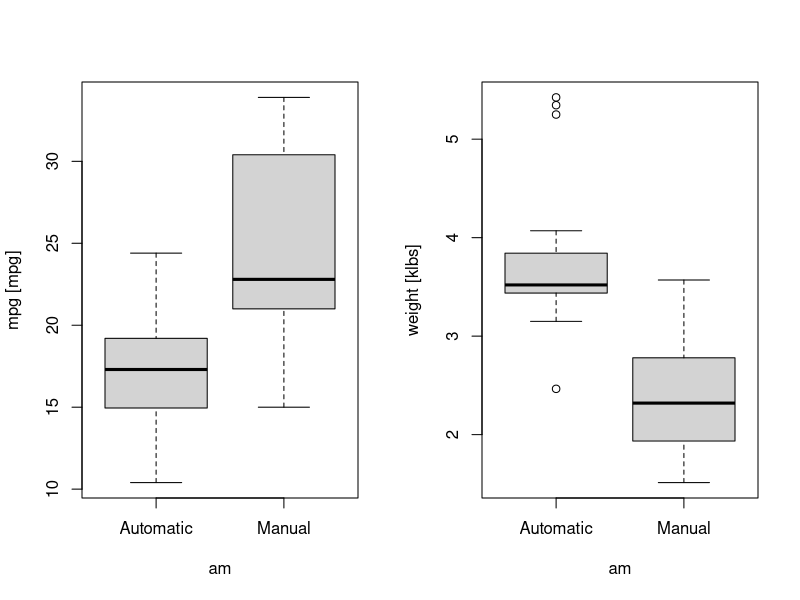

The R script that drew this image:
# Coursera Data Science Specialization Course 7 Project 1 Script


# The purpose of this script is to complete the basic requirements behind the
# project 1 peer-graded assignment which is part of the Regression Models course
# from Johns Hopkins University within the Data Science Specialization on
# Coursera.
#
# The instructions say to perform exploratory data analysis and use regression
# models with the mtcars data set to answer these questions:
# 1. Is an automatic or manual transmission better for fuel economy
# 2. Quantify the impact of transmission type on fuel economy
#
# The input for this document is the mtcars data set which comes as part of the
# datasets package in base R. There is no specific output for this script, the
# script will just be used as a starting point for creating a markdown file
# which will later be used to create a final report.


library(datasets)
library(dplyr)


## Part 1) Loading, exploring, and preprocessing the data

data("mtcars")  # Load the mt cars data set into workspace as an object mtcars
mtcars <- as_tibble(mtcars)  # Convert from data frame to a tbl_df object
#print(str(mtcars))  # Check out the variables and preview some values
# The variables are mostly self-explanatory but checking the help file is useful
# mpg	= Miles/(US) gallon
# cyl	= Number of cylinders
# disp = Displacement (cu.in.)
# hp = Gross horsepower
# drat = Rear axle ratio
# wt = Weight (1000 lbs)
# qsec = 1/4 mile time
# vs = Engine (0 = V-shaped, 1 = straight)
# am = Transmission (0 = automatic, 1 = manual)
# gear = Number of forward gears
# carb = Number of carburetors

# All of the variables begin as the type numeric, but many are not continuous
# and for the purpose of this analysis it will be more useful to think of them
# as factors instead. These will be converted to factors below.
mtcars <- mtcars %>%
  mutate(cyl = as.factor(cyl)) %>%
  mutate(vs = as.factor(vs)) %>%
  mutate(am = as.factor(am)) %>%
  mutate(gear = as.factor(gear)) %>%
  mutate(carb = as.factor(carb))

# The vs and am variables are coded with ones and zeros, but it will be easier
# to work with them by the names those values represent:
levels(mtcars$vs) <- c("V-shaped", "Straight")
levels(mtcars$am) <- c("Automatic", "Manual")
    
# Make some plots to check out the data
par(mfrow = c(1, 2))  # Setup plot space
boxplot(mpg ~ am, data = mtcars, ylab = "mpg [mpg]")  # mpg vs transmission type
boxplot(wt ~ am, data = mtcars, ylab = "weight [klbs]")  # wt vs. trans type
# In the first plot above one could jump to the conclusion that mpg is clearly
# larger with manual transmission. However in the second plot one can see that
# manual transmission vehicles tend to be lighter in this dataset, and common
# sense suggests that mpg should be higher for lower weight vehicles. Many of
# these variables can be expected to correlate with mpg and/or with each other.
# The regression model must correct for these confounding effects and correctly
# isolate the effect of transmission on fuel economy.

# Exploratory plots
#boxplot(mtcars$mpg ~ mtcars$cyl)
#plot(mtcars$mpg ~ mtcars$disp)
#plot(mtcars$mpg ~ mtcars$hp)
#plot(mtcars$mpg ~ mtcars$drat)
#plot(mtcars$mpg ~ mtcars$wt)
#plot(mtcars$mpg ~ mtcars$qsec)
#boxplot(mtcars$mpg ~ mtcars$vs)
#boxplot(mtcars$mpg ~ mtcars$gear)
#boxplot(mtcars$mpg ~ mtcars$carb)
#plot(mtcars$hp ~ mtcars$disp)
#plot(hp ~ wt, data = mtcars)
#plot(hp ~ disp, data = mtcars)
#boxplot(mtcars$disp ~ mtcars$am, ylab = "Displacement [in^3]") 
#boxplot(mtcars$hp ~ mtcars$am, ylab = "Gross Horsepower [hp]")
#boxplot(mtcars$drat ~ mtcars$am, ylab = "Rear Axle Ratio") 
#boxplot(mtcars$qsec ~ mtcars$am, ylab = "Quarter Mile Time [s]")

# It is useful to pause here and think of the ways in which the variables might
# relate to each other and fuel economy:
# - By definition displacement = effective cylinder volume * number of cylinders
# so the cyl variable will have little use in this analysis since any
# information it contains will already be contained in displacement
# - While the relationship is not formulaic between displacement and horsepower,
# the two are expected to correlate since a higher displacement engine should
# produce more torque which should generally yield more horsepower. Checking
# this data set shows that hp is positively correlated with disp.
# - Horsepower can also be expected to correlate positively with vehicle weight
# since a higher weight vehicle will generally need more horsepower to function.
# Checking this data set shows that hp is positively correlated with wt.
# - Rear axle ratio can be expected to correlate with fuel economy
# - Weight can be expected to correlate with fuel economy
# - Quarter mile time is a result of many features of the car similar to mpg,
# while it can be expected to correlate with mpg, it may not be adding new
# information to the model
# Engine shape may have a small impact on fuel economy
# Number of gears and carburators may correlate with fuel economy

# Build a model using backward elimination method
fit_all <- lm(mpg ~ ., data = mtcars)
print(summary(fit_all))










